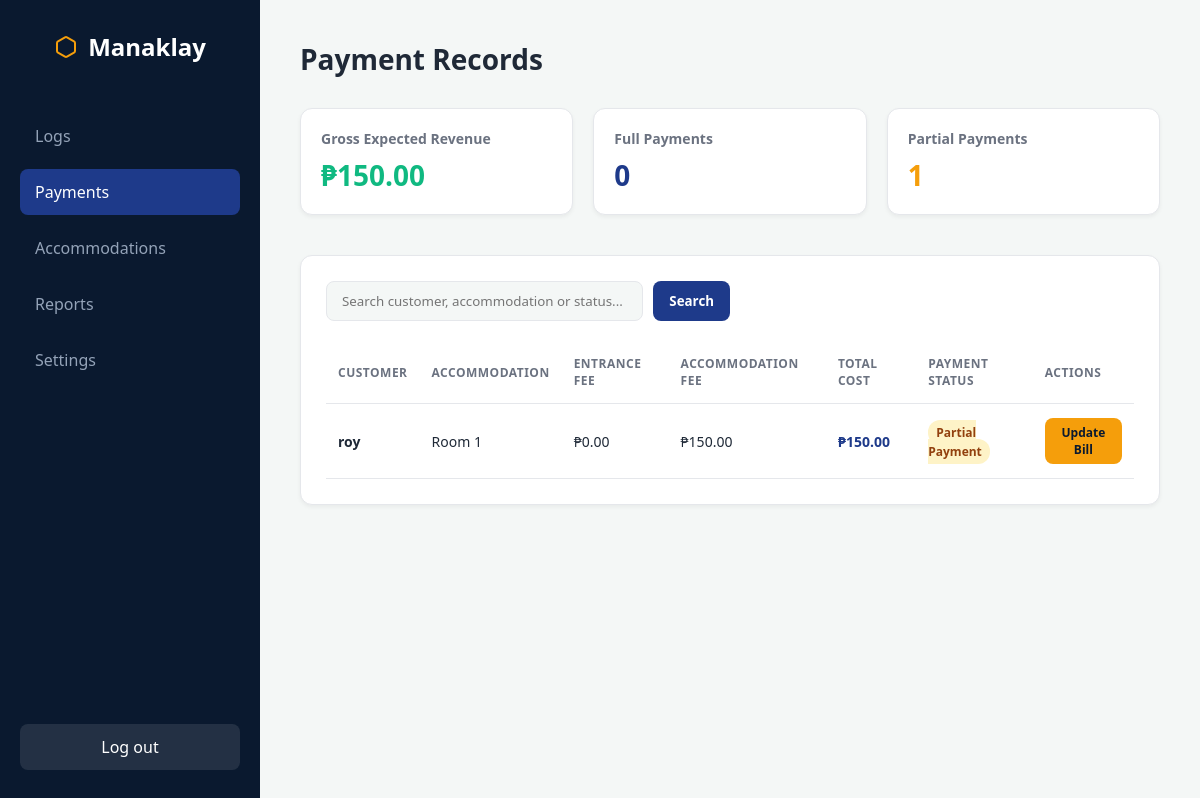
The page /CustomerSystem/payments.php (signed in) on the database as committed earlier.
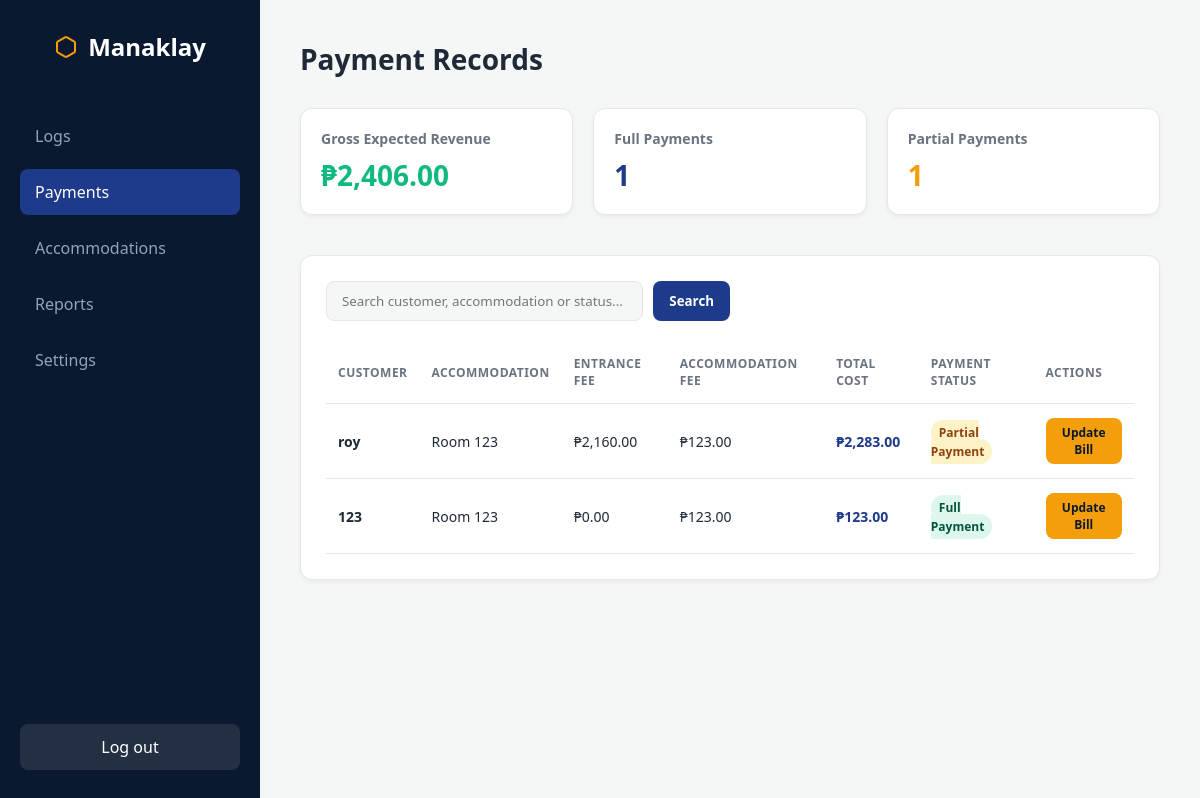
The same page on the database as committed later.
### tables this page shows
CREATE TABLE `customer_logs` (
  `id` int NOT NULL,
  `customer_name` varchar(255) NOT NULL,
  `pax` int NOT NULL,
  `adults` int DEFAULT '0',
  `seniors` int DEFAULT '0',
  `children` int DEFAULT '0',
  `customer_type` enum('Walk-in','Reservation') NOT NULL,
  `overnight` enum('Yes','No') NOT NULL,
  `accommodation` varchar(100) NOT NULL,
  `check_in_time` datetime DEFAULT CURRENT_TIMESTAMP,
  `check_out_time` datetime DEFAULT NULL,
  `contact_number` varchar(20) NOT NULL,
  `entrance_fee` decimal(10,2) DEFAULT '0.00',
  `accommodation_fee` decimal(10,2) DEFAULT '0.00',
  `total_amount` decimal(10,2) GENERATED ALWAYS AS ((`entrance_fee` + `accommodation_fee`)) STORED,
  `payment_status` enum('Partial','Full') DEFAULT 'Partial'
);

### CustomerSystem/payments.php (the view, shortened to what the changed rows need)
<?php
require 'db.php';
$query = "SELECT * FROM customer_logs";
$params = [];
$query .= " ORDER BY check_in_time DESC";
$stmt = $pdo->prepare($query);
$stmt->execute($params);
$payments = $stmt->fetchAll(PDO::FETCH_ASSOC);
$totalRevenue = 0;
$fullPaymentsCount = 0;
foreach ($payments as $pay) {
    $totalRevenue += $pay['total_amount'];
    if ($pay['payment_status'] === 'Full')
        $fullPaymentsCount++;
}
?>
<!DOCTYPE html>
<html lang="en">
<head>
</head>
<body>
    <main class="main-content">
        <div class="page-header">
            <h1>Payment Records</h1>
        </div>
        <div class="kpi-grid">
            <div class="kpi-card">
                <div class="kpi-title">Gross Expected Revenue</div>
                <div class="kpi-value" style="color: var(--success-green)">
                    ₱<?= number_format($totalRevenue, 2) ?>
                </div>
            </div>
            <div class="kpi-card">
                <div class="kpi-title">Full Payments</div>
                <div class="kpi-value"><?= $fullPaymentsCount ?></div>
            </div>
        </div>
        <div class="logbook-container">
            <table>
                <thead>
                    <tr>
                        <th>Customer</th>
                        <th>Accommodation</th>
                        <th>Entrance Fee</th>
                        <th>Accommodation Fee</th>
                        <th>Total Cost</th>
                        <th>Payment Status</th>
                        <th>Actions</th>
                    </tr>
                </thead>
                <tbody>
                    <?php if (count($payments) > 0): ?>
                        <?php foreach ($payments as $row): ?>
                            <tr>
                                <td style="font-weight: 600; color: var(--text-dark);">
                                    <?= htmlspecialchars($row['customer_name']) ?>
                                </td>
                                <td><?= htmlspecialchars($row['accommodation']) ?></td>
                                <td>₱<?= number_format($row['entrance_fee'], 2) ?></td>
                                <td>₱<?= number_format($row['accommodation_fee'], 2) ?></td>
                                <td style="font-weight: 600; color: var(--primary-blue);">
                                    ₱<?= number_format($row['total_amount'], 2) ?></td>
                                <td>
                                    <?php if ($row['payment_status'] === 'Full'): ?>
                                        <span class="status-badge status-full">Full Payment</span>
                                    <?php else: ?>
                                        <span class="status-badge status-partial">Partial Payment</span>
                                    <?php endif; ?>
                                </td>
                                <td>
                                    <button type="button" class="btn btn-primary"
                                        style="padding: 6px 10px; font-size: 12px; background-color: var(--accent-orange); color: var(--sidebar-bg);"
                                        onclick="openPaymentModal(<?= $row['id'] ?>, '<?= htmlspecialchars(addslashes($row['customer_name'])) ?>', <?= $row['entrance_fee'] ?>,  <?= $row['accommodation_fee'] ?>, '<?= $row['payment_status'] ?>')">
                                        Update Bill
                                    </button>
                                </td>
                            </tr>
                        <?php endforeach; ?>
                    <?php endif; ?>
                </tbody>
            </table>
        </div>
    </main>
</body>
</html>

Rows that differ between the two databases and show on the page:
changed customer_logs "roy": accommodation "Room 1" → "Room 123"; entrance_fee "0.00" → "2,160.00"; accommodation_fee "150.00" → "123.00"; total_amount "150.00" → "2,283.00"
added customer_logs: customer_name "123", accommodation "Room 123", entrance_fee "0.00", accommodation_fee "123.00", total_amount "123.00", payment_status "Full Payment"
Other text that changed with them:
$totalRevenue: "150.00" → "2,406.00"
$fullPaymentsCount: "0" → "1"
